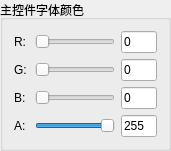
        <widget class="QGroupBox" name="groupBox_7">
         <property name="geometry">
          <rect>
           <x>10</x>
           <y>150</y>
           <width>171</width>
           <height>138</height>
          </rect>
         </property>
         <property name="maximumSize">
          <size>
           <width>300</width>
           <height>138</height>
          </size>
         </property>
         <property name="styleSheet">
          <string notr="true"/>
         </property>
         <property name="title">
          <string>主控件字体颜色</string>
         </property>
         <layout class="QGridLayout" name="gridLayout_4">
          <item row="0" column="0">
           <widget class="QLabel" name="label_14">
            <property name="minimumSize">
             <size>
              <width>15</width>
              <height>0</height>
             </size>
            </property>
            <property name="text">
             <string>R:</string>
            </property>
           </widget>
          </item>
          <item row="0" column="1">
           <widget class="QSlider" name="horizontalSlider_9">
            <property name="minimumSize">
             <size>
              <width>0</width>
              <height>0</height>
             </size>
            </property>
            <property name="maximum">
             <number>255</number>
            </property>
            <property name="orientation">
             <enum>Qt::Horizontal</enum>
            </property>
           </widget>
          </item>
          <item row="0" column="2">
           <widget class="QLineEdit" name="lineEdit_9">
            <property name="maximumSize">
             <size>
              <width>40</width>
              <height>16777215</height>
             </size>
            </property>
            <property name="text">
             <string>0</string>
            </property>
           </widget>
          </item>
          <item row="1" column="0">
           <widget class="QLabel" name="label_15">
            <property name="minimumSize">
             <size>
              <width>15</width>
              <height>0</height>
             </size>
            </property>
            <property name="text">
             <string>G:</string>
            </property>
           </widget>
          </item>
          <item row="1" column="1">
           <widget class="QSlider" name="horizontalSlider_10">
            <property name="maximum">
             <number>255</number>
            </property>
            <property name="orientation">
             <enum>Qt::Horizontal</enum>
            </property>
           </widget>
          </item>
          <item row="1" column="2">
           <widget class="QLineEdit" name="lineEdit_10">
            <property name="maximumSize">
             <size>
              <width>40</width>
              <height>16777215</height>
             </size>
            </property>
            <property name="text">
             <string>0</string>
            </property>
           </widget>
          </item>
          <item row="2" column="0">
           <widget class="QLabel" name="label_16">
            <property name="minimumSize">
             <size>
              <width>15</width>
              <height>0</height>
             </size>
            </property>
            <property name="text">
             <string>B:</string>
            </property>
           </widget>
          </item>
          <item row="2" column="1">
           <widget class="QSlider" name="horizontalSlider_11">
            <property name="maximum">
             <number>255</number>
            </property>
            <property name="orientation">
             <enum>Qt::Horizontal</enum>
            </property>
           </widget>
          </item>
          <item row="2" column="2">
           <widget class="QLineEdit" name="lineEdit_11">
            <property name="maximumSize">
             <size>
              <width>40</width>
              <height>16777215</height>
             </size>
            </property>
            <property name="text">
             <string>0</string>
            </property>
           </widget>
          </item>
          <item row="3" column="0">
           <widget class="QLabel" name="label_17">
            <property name="minimumSize">
             <size>
              <width>15</width>
              <height>0</height>
             </size>
            </property>
            <property name="text">
             <string>A:</string>
            </property>
           </widget>
          </item>
          <item row="3" column="1">
           <widget class="QSlider" name="horizontalSlider_12">
            <property name="maximum">
             <number>255</number>
            </property>
            <property name="value">
             <number>255</number>
            </property>
            <property name="orientation">
             <enum>Qt::Horizontal</enum>
            </property>
           </widget>
          </item>
          <item row="3" column="2">
           <widget class="QLineEdit" name="lineEdit_12">
            <property name="maximumSize">
             <size>
              <width>40</width>
              <height>16777215</height>
             </size>
            </property>
            <property name="text">
             <string>255</string>
            </property>
           </widget>
          </item>
         </layout>
        </widget>
